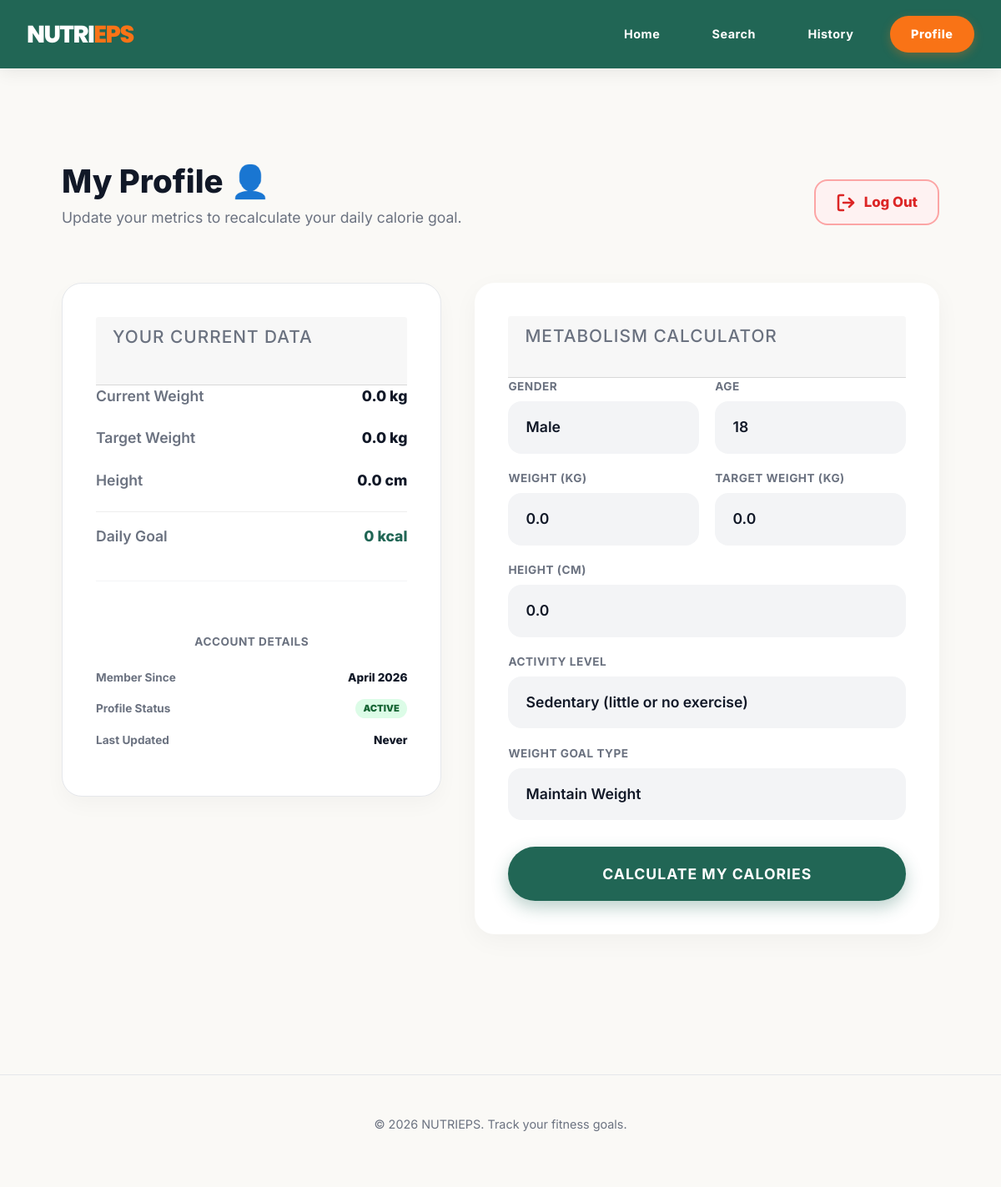
The page /profile/ (signed in) on the database as committed earlier.
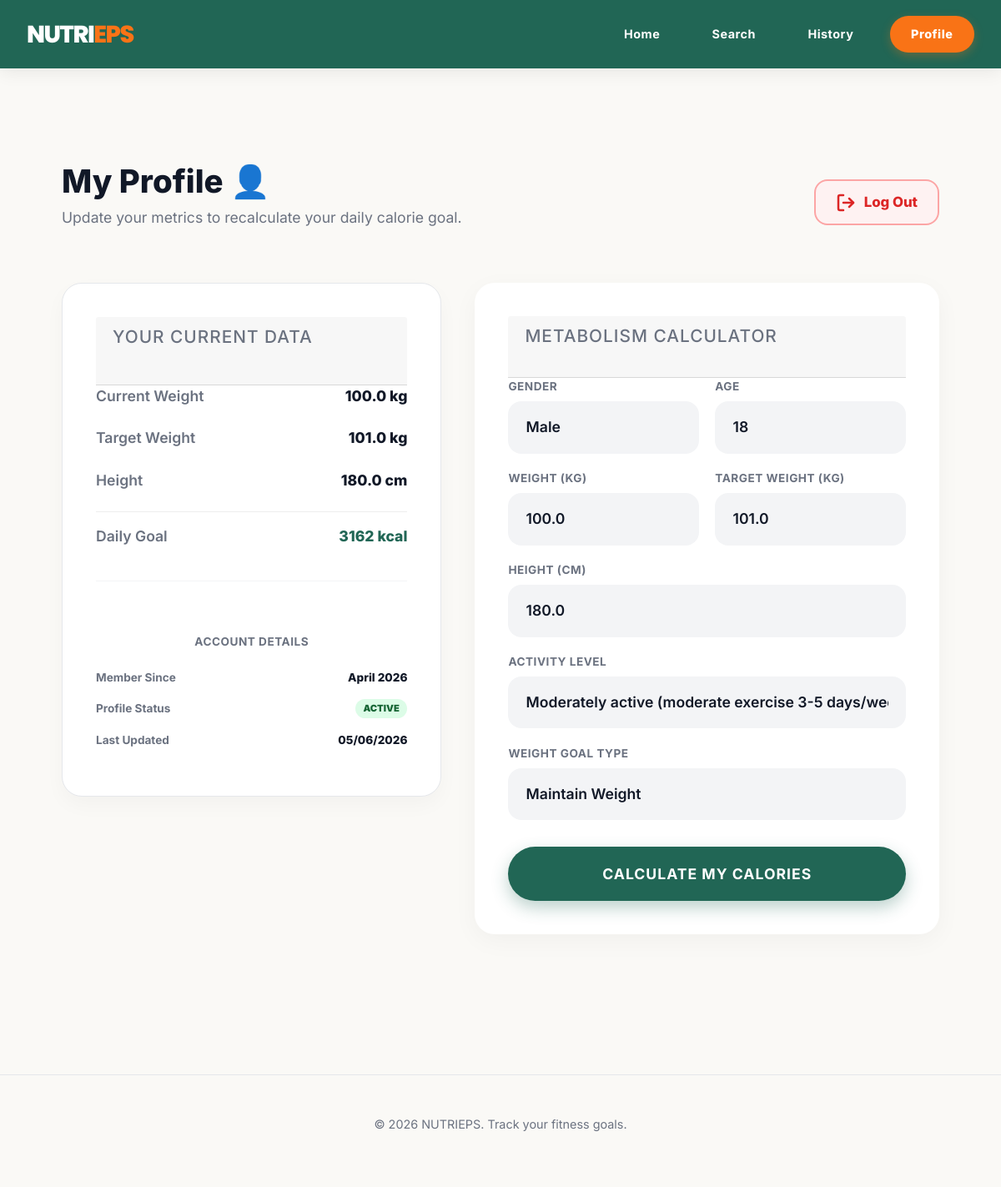
The same page on the database as committed later.
### nutrieps/models.py (models this page shows, shortened)
class UserProfile(models.Model):
    WEIGHT_GOAL_CHOICES = [
        ('L', 'Lose Weight (-300 kcal)'),
        ('M', 'Maintain Weight'),
        ('G', 'Gain Muscle (+300 kcal)'),
    ]
    GENDER_CHOICES = [
        ('M', 'Male'),
        ('F', 'Female'),
    ]
    user = models.OneToOneField(User, on_delete=models.CASCADE)  # Link with the User table
    height = models.FloatField(default=0.0, help_text="Height in cm")  # Attribute
    weight = models.FloatField(default=0.0, help_text="Weight in kg")  # Attribute
    target_weight = models.FloatField(default=0.0, help_text="Target weight in kg")  # Attribute
    age = models.IntegerField(default=18, help_text="Age in years")  # Attribute
    calories_goal = models.IntegerField(default=2000)  # Attribute
    gender = models.CharField(
        max_length=1,
        choices=GENDER_CHOICES,
        default='M',
        help_text="Biological sex for BMR calculation"
    )  # Attribute
    goal_type = models.CharField(
        max_length=1,
        choices=WEIGHT_GOAL_CHOICES,
        default='M',
        help_text="User's weight goal"
    )  # Attribute
    activity_level = models.CharField(default=1.2, help_text="Activity level")  # Attribute
    class Meta:
        verbose_name = "User Profile"  # How it shows in the admin panel
        verbose_name_plural = "User Profiles"

### nutrieps/views.py (the view)
# urls.py: path('profile/', views.profile, name='profile'),
@login_required
def profile(request):
    user_profile, created = UserProfile.objects.get_or_create(
        user=request.user,
        defaults={
            'weight': 0.0,
            'height': 0.0,
            'calories_goal': 0
        }
    )
    if request.method == 'POST':
        form = UserProfileForm(request.POST)
        if form.is_valid():
            gender = form.cleaned_data['gender']
            age = form.cleaned_data['age']
            weight = form.cleaned_data['weight']
            height = form.cleaned_data['height']
            activity_level = float(form.cleaned_data['activity_level'])
            goal_type = form.cleaned_data.get('goal_type', 'M')
            target_weight = form.cleaned_data.get('target_weight') or weight
            if gender == 'M':
                tmb = (10 * weight) + (6.25 * height) - (5 * age) + 5
            else:
                tmb = (10 * weight) + (6.25 * height) - (5 * age) - 161
            base_calories = round(tmb * activity_level)
            if goal_type == 'L':
                calculated_calories = base_calories - 300
            elif goal_type == 'G':
                calculated_calories = base_calories + 300
            else:
                calculated_calories = base_calories
            user_profile.goal_type = goal_type
            user_profile.weight = weight
            user_profile.target_weight = target_weight
            user_profile.height = height
            user_profile.age = age
            user_profile.activity_level = activity_level
            user_profile.calories_goal = calculated_calories
            user_profile.save()
            WeightLog.objects.update_or_create(
                user=request.user,
                date=timezone.now().date(),
                defaults={'weight': weight}
            )
    else:
        form = UserProfileForm(
            initial={
                'age': user_profile.age,
                'weight': user_profile.weight,
                'target_weight': user_profile.target_weight,
                'height': user_profile.height,
                'gender': user_profile.gender,
                'activity_level': user_profile.activity_level,
                'goal_type': user_profile.goal_type,
            }
        )
    member_since = request.user.date_joined.strftime('%B %Y')
    last_weight_log = WeightLog.objects.filter(user=request.user).order_by('-date').first()
    if last_weight_log:
        last_update = last_weight_log.date.strftime('%d/%m/%Y')
    else:
        last_update = "Never"
    context = {
        'profile_form': form,
        'current_profile': {
            'weight': user_profile.weight,
            'target_weight': user_profile.target_weight,
            'height': user_profile.height,
            'calories_goal': user_profile.calories_goal,
            'member_since': member_since,
            'last_update': last_update
        }
    }
    return render(request, 'nutrieps/profile.html', context)

### templates/nutrieps/profile.html (shortened to what this page needs)
{% extends "base.html" %}
{% load static %}
{% block extra_css %}
    <link rel="stylesheet" href="{% static 'nutrieps/style/profile.css' %}">{% endblock %}
{% block content %}
<div class="dashboard-container">
    <div class="dash-greeting profile-header">
        <div>
            <h2 style="font-size: 2.4rem; font-weight: 800; margin-bottom: 0.5rem; color: var(--color-text-dark);">My
                Profile 👤</h2>
            <p style="color: var(--color-text-gray); font-size: 1.1rem;">Update your metrics to recalculate your daily
                calorie goal.</p>
        </div>
        <form action="{% url 'logout' %}" method="post" style="margin: 0;">
            <button type="submit" class="logout-door-btn" title="Log Out">
                <span>Log Out</span>
            </button>
        </form>
    </div>
    <div class="dash-summary-grid">
        <div class="summary-card">
            <div class="card-header"><h3>Your Current Data</h3></div>
            <div class="calorie-list" style="font-size: 1.1rem; gap: 1.5rem;">
                <div class="c-item">Current Weight <span>{{ current_profile.weight }} kg</span></div>
                <div class="c-item">Target Weight <span>{{ current_profile.target_weight }} kg</span></div>
                <div class="c-item">Height <span>{{ current_profile.height }} cm</span></div>
                <div class="c-item" style="border-top: 1px solid #eee; padding-top: 1rem;">
                    Daily Goal <span class="green-txt">{{ current_profile.calories_goal }} kcal</span>
                </div>
            </div>
            <div class="account-status-section">
                <h4 class="modern-label" style="text-align: center; margin: 2rem 0 1.5rem 0;">Account Details</h4>
                <div class="status-row">
                    <span class="status-label">Member Since</span>
                    <span class="status-value">April 2026</span>
                </div>
                <div class="status-row">
                    <span class="status-label">Profile Status</span>
                    <span class="active-badge">ACTIVE</span>
                </div>
                <div class="status-row">
                    <span class="status-label">Last Updated</span>
                    <span class="status-value">{{ current_profile.last_update }}</span>
                </div>
            </div>
        </div>
        <div class="summary-card modern-card" style="max-width: 100%;">
            <div class="card-header"><h3 style="margin-bottom: 1.5rem;">Metabolism Calculator</h3></div>
            <form method="POST" class="modern-form">
                <div class="form-grid">
                    {% for field in profile_form %}
                    <div class="input-group">
                        <label class="modern-label">{{ field.label }}</label>
                        {{ field }}
                    </div>
                    {% endfor %}
                </div>
                <button type="submit" class="submit-btn green-btn pill-btn">Calculate My Calories</button>
            </form>
        </div>
    </div>
</div>
{% endblock %}

### templates/base.html (shortened to what this page needs)
{% load static %}
<!DOCTYPE html>
<html lang="en">
<head>
    <link rel="stylesheet" href="https://cdn.jsdelivr.net/npm/bootstrap@4.6.2/dist/css/bootstrap.min.css"
>
    <link rel="stylesheet" href="{% static 'nutrieps/style/style.css' %}?v">
    {% block extra_css %}{% endblock %}
</head>
<body>
<header class="site-header">
    <div class="header-inner">
        <a href="{% url 'nutrieps:home' %}" class="logo">NUTRI<span class="eps-color">EPS</span></a>
        <nav class="main-nav">
            <a href="{% url 'nutrieps:home' %}" class="nav-link">Home</a>
            <a href="{% url 'nutrieps:search' %}" class="nav-link">Search</a>
            <a href="{% url 'nutrieps:history' %}" class="nav-link">History</a>
            <a href="{% url 'nutrieps:profile' %}" class="profile-btn">Profile</a>
        </nav>
    </div>
</header>
<main class="main-container">
    {% block content %}{% endblock %}
</main>
<footer class="site-footer">
    <div class="footer-bottom">
        <p>&copy; 2026 NUTRIEPS. Track your fitness goals.</p>
    </div>
</footer>
</body>
</html>

### nutrieps/static/nutrieps/style/style.css (style rules this page uses)
:root { --color-primary-green: #216655; --color-accent-orange: #F97316; --color-mfp-blue: #0066ee; --color-bg-light: #FAF9F6; --color-white: #ffffff; --color-text-dark: #111827; --color-text-gray: #6b7280; --color-border: #e5e7eb; }
* { margin: 0; padding: 0; box-sizing: border-box; }
body { background-color: var(--color-bg-light); color: var(--color-text-dark); font-family: 'Inter', sans-serif; line-height: 1.5; -webkit-font-smoothing: antialiased; display: flex; flex-direction: column; min-height: 100vh; }
.site-header { background-color: var(--color-primary-green); padding: 1.2rem 0; position: sticky; top: 0; z-index: 1000; box-shadow: 0 4px 20px rgba(0,0,0,0.08); }
.header-inner { max-width: 1300px; margin: 0 auto; padding: 0 2rem; display: flex; justify-content: space-between; align-items: center; }
.logo { font-family: 'Poppins', sans-serif; color: var(--color-white); font-size: 1.8rem; font-weight: 800; text-decoration: none; letter-spacing: -1.5px; text-transform: uppercase; }
.eps-color { color: var(--color-accent-orange); }
.main-nav { display: flex; gap: 1.5rem; align-items: center; }
.nav-link { color: var(--color-white); text-decoration: none; font-weight: 700; font-size: 0.9rem; padding: 0.6rem 1.2rem; border-radius: 50px; transition: all 0.2s ease; letter-spacing: 0.5px; }
.profile-btn { background-color: var(--color-accent-orange); color: var(--color-white); text-decoration: none; padding: 0.7rem 1.6rem; border-radius: 50px; font-weight: 800; font-size: 0.9rem; letter-spacing: 0.5px; transition: all 0.2s ease; border: none; cursor: pointer; box-shadow: 0 4px 12px rgba(249, 115, 22, 0.3); }
.main-container { max-width: 1200px; margin: 0 auto; padding: 4rem 2rem; flex: 1; }
.site-footer { margin-top: auto; padding: 3rem 2rem; border-top: 1px solid var(--color-border); text-align: center; color: var(--color-text-gray); font-size: 0.9rem; }
.dashboard-container { max-width: 1100px; margin: 0 auto; padding: 3rem 1.5rem; }
.dash-greeting { margin-bottom: 3rem; }
.dash-greeting h2 { font-size: 2.4rem; font-weight: 800; margin-bottom: 0.5rem; }
.dash-greeting p { color: var(--color-text-gray); font-size: 1.1rem; }
.dash-summary-grid { display: grid; grid-template-columns: 1.3fr 1fr; gap: 2rem; margin-bottom: 3.5rem; }
.summary-card { background: var(--color-white); border: 1px solid var(--color-border); border-radius: 24px; padding: 2.5rem; box-shadow: 0 10px 25px rgba(0,0,0,0.03); }
.card-header h3 { font-size: 1.3rem; text-transform: uppercase; letter-spacing: 1px; color: var(--color-text-gray); margin-bottom: 2rem; }
.calorie-list { display: flex; flex-direction: column; gap: 1rem; min-width: 120px; }
.c-item { display: flex; justify-content: space-between; font-weight: 600; color: var(--color-text-gray); }
.c-item span { color: var(--color-text-dark); font-weight: 800; }
.green-txt { color: var(--color-primary-green) !important; }
.submit-btn { width: 100%; padding: 0.8rem; font-size: 1rem; font-weight: 700; color: var(--color-white); border: none; border-radius: 8px; cursor: pointer; margin-top: 1rem; transition: opacity 0.2s ease; }
.green-btn { background-color: var(--color-primary-green); }
.modern-card { border-radius: 24px; border: none; box-shadow: 0 8px 30px rgba(0,0,0,0.04); }

Rows that differ between the two databases and show on the page:
changed UserProfile: weight "0.0" → "100.0"; target_weight "0.0" → "101.0"; height "0.0" → "180.0"
Other text that changed with them:
{{ current_profile.calories_goal }}: "0" → "3162"
{{ current_profile.last_update }}: "Never" → "05/06/2026"
form field weight: "0.0" → "100.0"
form field target_weight: "0.0" → "101.0"
form field height: "0.0" → "180.0"
form field activity_level: "Sedentary (little or no exercise)" → "Moderately active (moderate exercise 3-5 days/week)"
